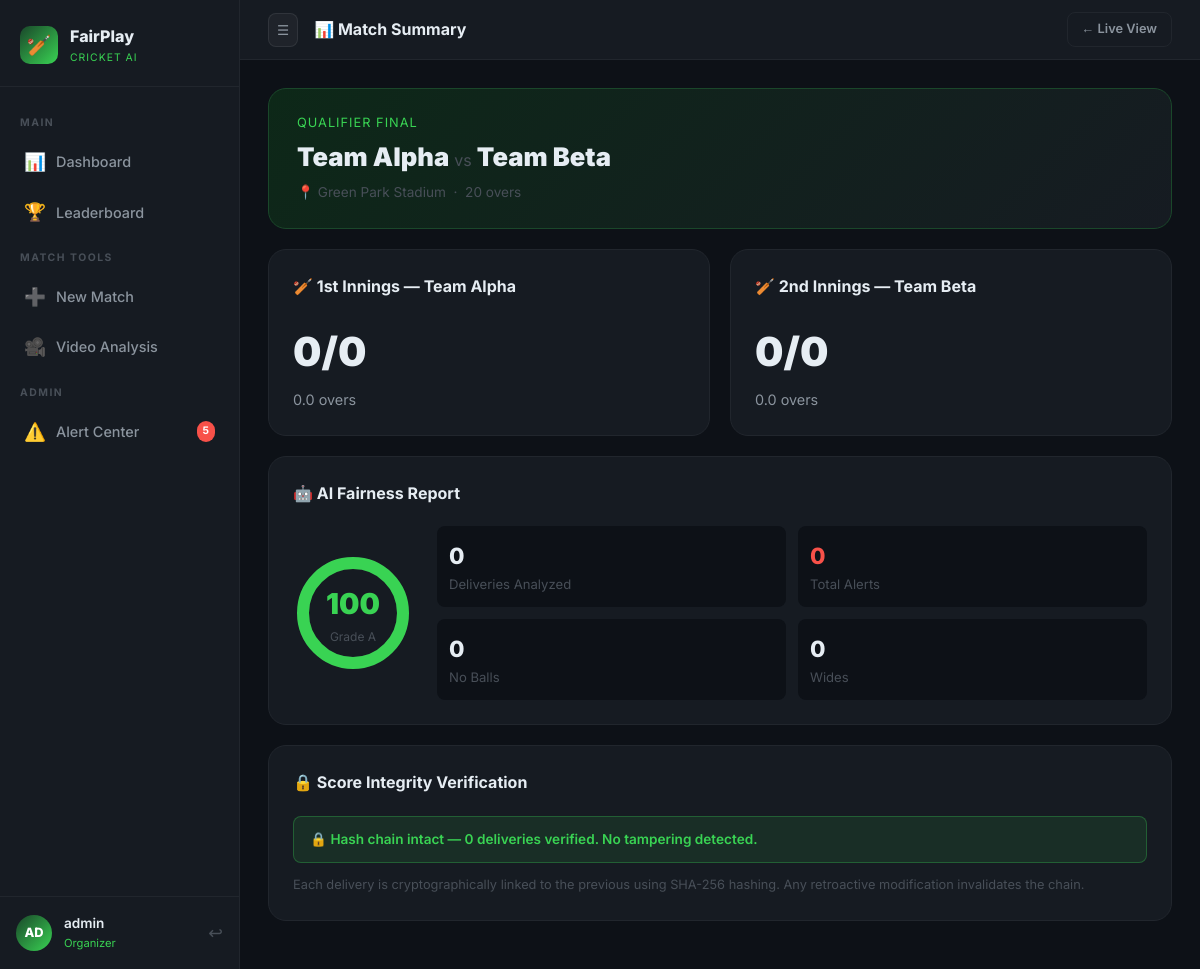
/match/1/summary (signed in), run on the app's committed database.
### tables this page shows
CREATE TABLE matches (
            id INTEGER PRIMARY KEY AUTOINCREMENT,
            title TEXT NOT NULL,
            team_a TEXT NOT NULL,
            team_b TEXT NOT NULL,
            venue TEXT,
            overs INTEGER DEFAULT 20,
            status TEXT DEFAULT 'upcoming',
            winner TEXT,
            created_by INTEGER,
            created_at TEXT DEFAULT CURRENT_TIMESTAMP,
            FOREIGN KEY(created_by) REFERENCES users(id)
        );

### app.py (the view)
@app.route('/match/<int:match_id>/summary')
@login_required
def match_summary(match_id):
    conn = get_db()
    match = conn.execute('SELECT * FROM matches WHERE id=?', (match_id,)).fetchone()
    conn.close()
    if not match:
        return redirect(url_for('dashboard'))
    score = get_match_score(match_id, 1)
    score2 = get_match_score(match_id, 2)
    ai_summary = generate_match_ai_summary(match_id, score['deliveries'])
    chain_result = verify_chain(match_id)
    return render_template('match_summary.html',
                           match=match,
                           score=score,
                           score2=score2,
                           ai_summary=ai_summary,
                           chain_result=chain_result)

### ai_engine.py (called while the page is built, shortened)
def detect_suspicious_patterns(deliveries: list) -> list:
    alerts = []
    if not deliveries:
        return alerts

### app.py (called while the page is built)
def login_required(f):
    @wraps(f)
    def decorated(*args, **kwargs):
        if 'user_id' not in session:
            return redirect(url_for('login'))
        return f(*args, **kwargs)
    return decorated

### database.py (called while the page is built, shortened)
def get_db():
    conn = sqlite3.connect(DB_PATH)
    conn.row_factory = sqlite3.Row
    return conn

def verify_chain(match_id: int) -> dict:
    conn = get_db()
    c = conn.cursor()
    rows = c.execute(
        'SELECT * FROM deliveries WHERE match_id=? ORDER BY id ASC',
        (match_id,)
    ).fetchall()
    conn.close()
    if not rows:
        return {'valid': True, 'checked': 0, 'tampered_at': None}

def get_match_score(match_id: int, innings: int = 1) -> dict:
    conn = get_db()
    c = conn.cursor()
    rows = c.execute(
        'SELECT * FROM deliveries WHERE match_id=? AND innings=? ORDER BY id ASC',
        (match_id, innings)
    ).fetchall()
    total_runs = sum(r['runs'] + r['extras'] for r in rows)
    wickets = sum(1 for r in rows if r['is_wicket'])
    legal_balls = sum(1 for r in rows if not r['extra_type'] or r['extra_type'] not in ('wide', 'noball'))
    overs_complete = legal_balls // 6
    balls_rem = legal_balls % 6
    conn.close()
    return {
        'runs': total_runs,
        'wickets': wickets,
        'overs': f"{overs_complete}.{balls_rem}",
        'legal_balls': legal_balls,
        'deliveries': [dict(r) for r in rows]
    }

### templates/match_summary.html (shortened to what this page needs)
{% extends "base.html" %}
{% block topbar_title %}📊 Match Summary{% endblock %}
{% block topbar_actions %}
  <a href="/match/{{ match.id }}" class="btn btn-sm btn-outline">← Live View</a>
{% endblock %}
{% block content %}
<div class="scoreboard" style="margin-bottom:20px;">
  <div style="display:flex;justify-content:space-between;align-items:center;flex-wrap:wrap;gap:12px;">
    <div>
      <div style="font-size:0.8rem;color:var(--green-accent);letter-spacing:1px;text-transform:uppercase;">{{ match.title }}</div>
      <div style="font-size:1.6rem;font-weight:900;margin-top:4px;">
        {{ match.team_a }} <span style="color:var(--text-muted);font-weight:400;font-size:1rem;">vs</span> {{ match.team_b }}
      </div>
      <div style="font-size:0.85rem;color:var(--text-muted);margin-top:4px;">📍 {{ match.venue or 'Venue TBD' }} &nbsp;·&nbsp; {{ match.overs }} overs</div>
    </div>
  </div>
</div>
<div class="grid-2" style="gap:20px;margin-bottom:20px;">
  <div class="card">
    <div class="card-header"><span class="card-title">🏏 1st Innings — {{ match.team_a }}</span></div>
    <div style="font-size:2.5rem;font-weight:900;color:var(--text-primary);">{{ score.runs }}/{{ score.wickets }}</div>
    <div style="color:var(--text-secondary);font-size:0.9rem;margin-top:4px;">{{ score.overs }} overs</div>
  </div>
  <div class="card">
    <div class="card-header"><span class="card-title">🏏 2nd Innings — {{ match.team_b }}</span></div>
    <div style="font-size:2.5rem;font-weight:900;color:var(--text-primary);">{{ score2.runs }}/{{ score2.wickets }}</div>
    <div style="color:var(--text-secondary);font-size:0.9rem;margin-top:4px;">{{ score2.overs }} overs</div>
  </div>
</div>
<div class="card" style="margin-bottom:20px;">
  <div class="card-header"><span class="card-title">🤖 AI Fairness Report</span></div>
  <div class="fairness-ring-wrap">
    <div class="fairness-ring">
      <svg width="120" height="120" viewBox="0 0 120 120">
        <circle cx="60" cy="60" r="50" fill="none" stroke="var(--dark-border)" stroke-width="12"/>
        <circle cx="60" cy="60" r="50" fill="none"
          stroke="{% if ai_summary.fairness_score >= 75 %}#39d353{% elif ai_summary.fairness_score >= 50 %}#d29922{% else %}#f85149{% endif %}"
          stroke-width="12"
          stroke-dasharray="{{ (ai_summary.fairness_score / 100 * 314.16)|round(1) }} 314.16"
          stroke-linecap="round"/>
      </svg>
      <div class="fairness-ring-label">
        <div class="fairness-score" style="color:{% if ai_summary.fairness_score >= 75 %}var(--green-accent){% elif ai_summary.fairness_score >= 50 %}var(--orange){% else %}var(--red){% endif %};">
          {{ ai_summary.fairness_score }}
        </div>
        <div class="fairness-grade">Grade {{ ai_summary.fairness_grade }}</div>
      </div>
    </div>
    <div style="flex:1;display:grid;grid-template-columns:1fr 1fr;gap:12px;">
      <div style="padding:12px;background:var(--dark-bg);border-radius:8px;">
        <div style="font-size:1.4rem;font-weight:800;">{{ ai_summary.stats.deliveries_analyzed }}</div>
        <div class="text-sm text-muted">Deliveries Analyzed</div>
      </div>
      <div style="padding:12px;background:var(--dark-bg);border-radius:8px;">
        <div style="font-size:1.4rem;font-weight:800;color:var(--red);">{{ ai_summary.total_alerts }}</div>
        <div class="text-sm text-muted">Total Alerts</div>
      </div>
      <div style="padding:12px;background:var(--dark-bg);border-radius:8px;">
        <div style="font-size:1.4rem;font-weight:800;">{{ ai_summary.stats.no_balls }}</div>
        <div class="text-sm text-muted">No Balls</div>
      </div>
      <div style="padding:12px;background:var(--dark-bg);border-radius:8px;">
        <div style="font-size:1.4rem;font-weight:800;">{{ ai_summary.stats.wides }}</div>
        <div class="text-sm text-muted">Wides</div>
      </div>
    </div>
  </div>
</div>
<div class="card" style="margin-bottom:20px;">
  <div class="card-header"><span class="card-title">🔒 Score Integrity Verification</span></div>
  <div class="tamper-status {{ 'tamper-ok' if chain_result.valid else 'tamper-fail' }}">
    {% if chain_result.valid %}
    🔒 Hash chain intact — {{ chain_result.checked }} deliveries verified. No tampering detected.
    {% else %}
    ⚠️ TAMPERING DETECTED at delivery #{{ chain_result.tampered_at }}! Data integrity compromised.
    {% endif %}
  </div>
  <div style="margin-top:12px;font-size:0.8rem;color:var(--text-muted);">
    Each delivery is cryptographically linked to the previous using SHA-256 hashing. Any retroactive modification invalidates the chain.
  </div>
</div>
{% endblock %}

### static/css/styles.css (style rules this page uses)
:root { --green-dark: #0d2818; --green-mid: #1a472a; --green-accent: #39d353; --green-light: #56f07a; --dark-bg: #0d1117; --dark-card: #161b22; --dark-border: #21262d; --dark-hover: #1c2128; --text-primary: #e6edf3; --text-secondary: #8b949e; --text-muted: #484f58; --glass: rgba(255, 255, 255, 0.04); --glass-border: rgba(255, 255, 255, 0.08); --red: #f85149; --orange: #d29922; --blue: #388bfd; --radius: 12px; --radius-lg: 18px; --shadow: 0 8px 32px rgba(0,0,0,0.4); --shadow-card: 0 4px 16px rgba(0,0,0,0.3); }
*, *::before, *::after { box-sizing: border-box; margin: 0; padding: 0; }
body { font-family: 'Inter', 'Segoe UI', sans-serif; background: var(--dark-bg); color: var(--text-primary); min-height: 100vh; line-height: 1.6; overflow-x: hidden; }
a { color: var(--green-accent); text-decoration: none; transition: color .2s; }
.card { background: var(--dark-card); border: 1px solid var(--dark-border); border-radius: var(--radius-lg); padding: 24px; transition: border-color .2s; }
.card-header { display: flex; align-items: center; justify-content: space-between; margin-bottom: 20px; }
.card-title { font-size: 1rem; font-weight: 700; }
.btn { display: inline-flex; align-items: center; justify-content: center; gap: 8px; padding: 10px 20px; border-radius: 8px; font-size: 0.88rem; font-weight: 600; cursor: pointer; border: none; transition: all .2s; white-space: nowrap; }
.btn-outline { background: transparent; border: 1px solid var(--dark-border); color: var(--text-secondary); }
.btn-sm { padding: 6px 14px; font-size: 0.8rem; }
.scoreboard { background: linear-gradient(135deg, var(--green-dark), var(--dark-card)); border: 1px solid var(--green-mid); border-radius: var(--radius-lg); padding: 24px 28px; margin-bottom: 24px; }
.grid-2 { display: grid; grid-template-columns: 1fr 1fr; gap: 20px; }
.tamper-status { display: flex; align-items: center; gap: 10px; padding: 12px 16px; border-radius: 8px; font-size: 0.85rem; font-weight: 600; }
.tamper-ok { background: rgba(57,211,83,0.1); border: 1px solid rgba(57,211,83,0.3); color: var(--green-accent); }
.fairness-ring-wrap { display: flex; align-items: center; gap: 24px; flex-wrap: wrap; }
.fairness-ring { position: relative; width: 120px; height: 120px; }
.fairness-ring svg { transform: rotate(-90deg); }
.fairness-ring-label { position: absolute; inset: 0; display: flex; flex-direction: column; align-items: center; justify-content: center; }
.fairness-score { font-size: 1.8rem; font-weight: 900; }
.fairness-grade { font-size: 0.75rem; color: var(--text-muted); }
.text-muted { color: var(--text-muted); }
.text-sm { font-size: 0.82rem; }

### data on the page
matches: title "QUALIFIER FINAL", team_a "Team Alpha", team_b "Team Beta", venue "Green Park Stadium", overs "20"

### other printed values
{{ session.avatar or '??' }} "AD"
{{ session.username or 'Guest' }} "admin"
{{ session.role or 'player' }} "Organizer"
{{ score.runs }} "0"
{{ score.wickets }} "0"
{{ score.overs }} "0.0"
{{ score2.runs }} "0"
{{ score2.wickets }} "0"
{{ score2.overs }} "0.0"
{{ ai_summary.fairness_score }} "100"
{{ ai_summary.fairness_grade }} "A"
{{ ai_summary.stats.deliveries_analyzed }} "0"
{{ ai_summary.total_alerts }} "0"
{{ ai_summary.stats.no_balls }} "0"
{{ ai_summary.stats.wides }} "0"
